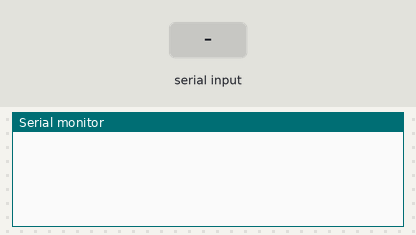
A sketch run on a simulated Arduino Uno, built with avr-gcc and run on an emulated ATmega328P. Parts: the last lines printed to the serial monitor. Inputs (shaded band) come from the test bench.

Above: at 1.9 s.
2.0 s: "1" received over Serial
At 2.6 s:
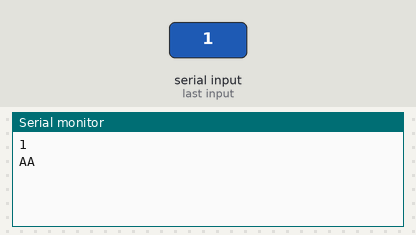
3.5 s: "2" received over Serial
At 4.7 s:
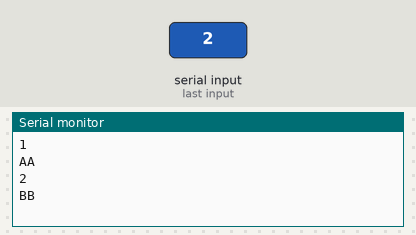
5.0 s: "3" received over Serial
At 5.8 s:
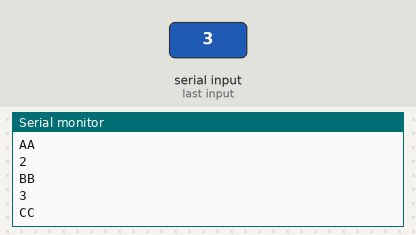
6.5 s: "4" received over Serial
At 7.0 s:
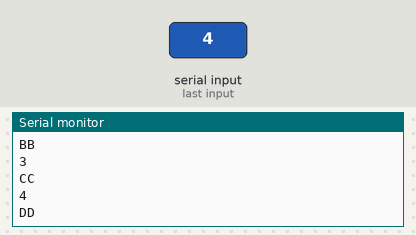
Timing chart, 0 to 9.0 s (numbered marks = the images above; inputs shaded):
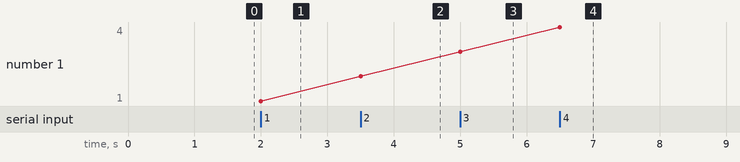

Measured:
- after the input at 2.0 s, the serial monitor: prints a new line at once (image 1)
- after the input at 3.5 s, the serial monitor: prints a new line at once (image 2)
- after the input at 5.0 s, the serial monitor: prints a new line at once (image 3)
- after the input at 6.5 s, the serial monitor: prints a new line at once (image 4)
- plotted number 1: 1 → 2 after the input at 3.5 s, 2 → 3 after the input at 5.0 s, 3 → 4 after the input at 6.5 s

The sketch:

musique.ino
```cpp
// Programme qui teste la musique

#include <SoftwareSerial.h>

#define ARDUINO_RX 15//should connect to TX of the Serial MP3 Player module
#define ARDUINO_TX 14//connect to RX of the module
SoftwareSerial mySerial(ARDUINO_RX, ARDUINO_TX);//init the serial protocol, tell to myserial wich pins are TX and RX
char data="A";
////////////////////////////////////////////////////////////////////////////////////
//all the commands needed in the datasheet(http://geekmatic.in.ua/pdf/Catalex_MP3_board.pdf)
static int8_t Send_buf[8] = {0} ;//The MP3 player undestands orders in a 8 int string
                                //0X7E FF 06 command 00 00 00 EF;(if command =01 next song order)
#define NEXT_SONG 0X01
#define PREV_SONG 0X02
#define CMD_PLAY_W_INDEX 0X03 //DATA IS REQUIRED (number of song)
#define VOLUME_UP_ONE 0X04
#define VOLUME_DOWN_ONE 0X05
#define CMD_SET_VOLUME 0X06//DATA IS REQUIRED (number of volume from 0 up to 30(0x1E))
#define SET_DAC 0X17
#define CMD_PLAY_WITHVOLUME 0X22 //data is needed  0x7E 06 22 00 xx yy EF;(xx volume)(yy number of song)
#define CMD_SEL_DEV 0X09 //SELECT STORAGE DEVICE, DATA IS REQUIRED
#define DEV_TF 0X02 //HELLO,IM THE DATA REQUIRED
#define SLEEP_MODE_START 0X0A
#define SLEEP_MODE_WAKEUP 0X0B
#define CMD_RESET 0X0C//CHIP RESET
#define CMD_PLAY 0X0D //RESUME PLAYBACK
#define CMD_PAUSE 0X0E //PLAYBACK IS PAUSED
#define CMD_PLAY_WITHFOLDER 0X0F//DATA IS NEEDED, 0x7E 06 0F 00 01 02 EF;(play the song with the directory \01\002xxxxxx.mp3
#define STOP_PLAY 0X16
#define PLAY_FOLDER 0X17// data is needed 0x7E 06 17 00 01 XX EF;(play the 01 folder)(value xx we dont care)
#define SET_CYCLEPLAY 0X19//data is needed 00 start; 01 close
#define SET_DAC 0X17//data is needed 00 start DAC OUTPUT;01 DAC no output
////////////////////////////////////////////////////////////////////////////////////

void sendCommand(int8_t command, int16_t dat) {
delay(20);
Send_buf[0] = 0x7e; //starting byte
Send_buf[1] = 0xff; //version
Send_buf[2] = 0x06; //the number of bytes of the command without starting byte and ending byte
Send_buf[3] = command; //
Send_buf[4] = 0x00;//0x00 = no feedback, 0x01 = feedback
Send_buf[5] = (int8_t)(dat >> 8);//datah
Send_buf[6] = (int8_t)(dat); //datal
Send_buf[7] = 0xef; //ending byte
for(uint8_t i=0; i<8; i++){
  mySerial.write(Send_buf[i]) ;
}
}

void setup()
{
  Serial.begin(9600);
mySerial.begin(9600);//Start our Serial coms for our serial monitor!
delay(500);//Wait chip initialization is complete
  sendCommand(CMD_SEL_DEV, DEV_TF);//select the TF card
delay(200);//wait for 200ms
}

void loop() {

if (Serial.available()) {
  data = Serial.read();
  Serial.println(char(data));
}

if (data=='1') {
Serial.println("AA");
sendCommand(CMD_PLAY_WITHFOLDER, 0X0F00101);
data="0";
}

if (data=='2') {
sendCommand(CMD_PLAY_WITHFOLDER, 0X0F00102);
Serial.println("BB");
data="0";
}

if (data=='3') {
sendCommand(CMD_PLAY_WITHFOLDER, 0X0F00103);
Serial.println("CC");
data="0";
}

if (data=='4') {
sendCommand(CMD_PLAY_WITHFOLDER, 0X0F00104);
Serial.println("DD");
data="0";
}
}
```
